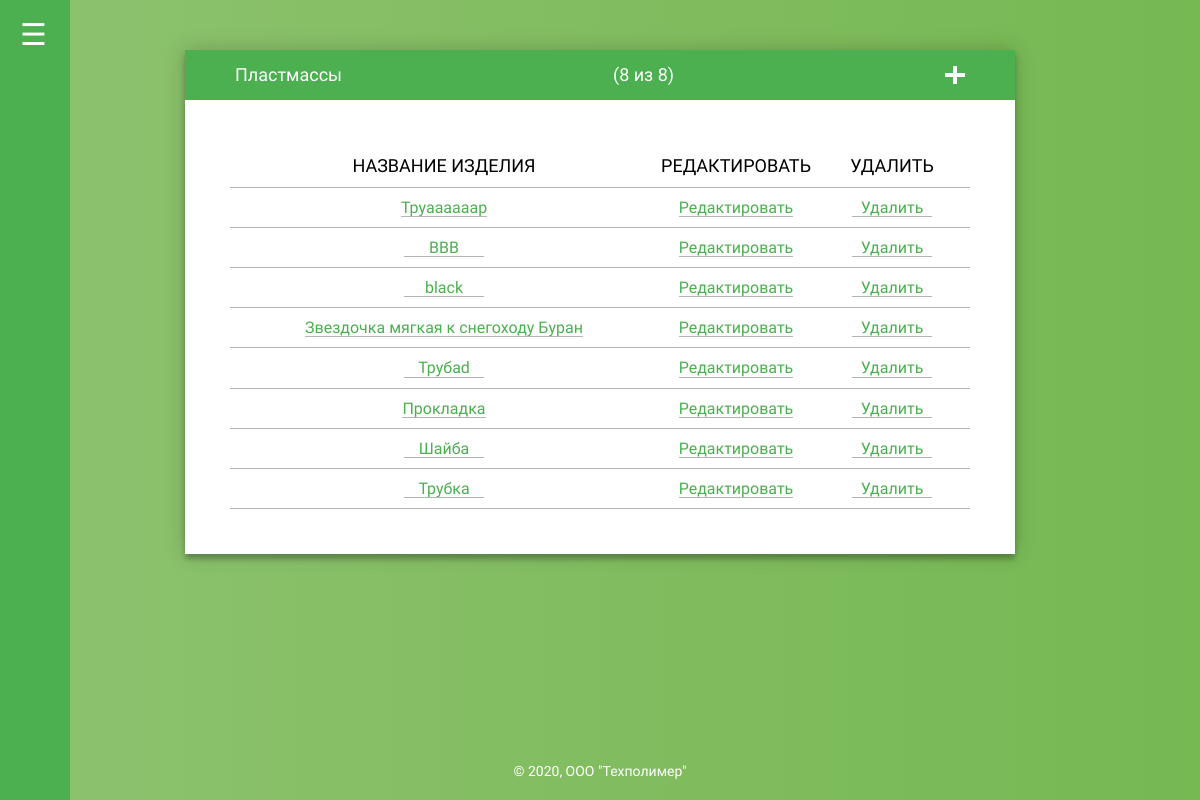
/admin/viewCatalogs/1 (signed in), run on the app's committed database.
### tables this page shows
CREATE TABLE IF NOT EXISTS `catalogs` (
  `id` int(11) NOT NULL AUTO_INCREMENT,
  `title` varchar(100) NOT NULL,
  `file` text NOT NULL,
  PRIMARY KEY (`id`),
  UNIQUE KEY `title` (`title`)
);

CREATE TABLE IF NOT EXISTS `products` (
  `id` int(11) NOT NULL AUTO_INCREMENT,
  `idCatalog` int(11) NOT NULL,
  `title` varchar(100) NOT NULL,
  `price` text NOT NULL,
  `materials` text NOT NULL,
  `specifications` text NOT NULL,
  `delivery` text NOT NULL,
  `amount` text NOT NULL,
  `file1` text NOT NULL,
  `file2` text NOT NULL,
  `file3` text NOT NULL,
  PRIMARY KEY (`id`),
  KEY `idCatalog` (`idCatalog`)
);

### index.php (called while the page is built, shortened)
<?php
spl_autoload_register(function($class){
	$path = str_replace('\\', '/', $class.'.php');
});
$router = new Router;
$router->run();

### lib/db.php (called while the page is built, shortened)
<?php
class Db
{
	protected $db;
	public function __construct()
	{
		$config = require 'config/dbConfig.php';
		$this->db = new PDO('mysql:host='.$config['host'].';dbname='.$config['name'].'',$config['user'],$config['password']);
	}
	public function query($sql, $params = array())
	{
		$stmt = $this->db->prepare($sql);
		if(!empty($params))
		{
			foreach($params as $key =>$val)
			{
				if (is_int($val))
				{
					$type = PDO::PARAM_INT;
				} else
				{
					$type = PDO::PARAM_STR;
				}
				$stmt->bindValue(":".$key, $val, $type);
			}
		}
		$stmt->execute();
		return $stmt;
	}
	public function row($sql, $params = array())
	{
		$result = $this->query($sql, $params);
		return $result->fetchAll(PDO::FETCH_ASSOC);
	}
	public function column($sql, $params = array())
	{
		$result = $this->query($sql, $params);
		return $result->fetchColumn();
	}
}

### config/dbConfig.php (called while the page is built)
<?php
return array(
	'host' => 'localhost',
	'name' => 'detailsmeta',
	'user' => 'root',
	'password' => '',
);

### models/mainModel.php (called while the page is built, shortened)
<?php
class MainModel extends Model
{
	public function getCatalogById($id)
	{
		$params = array(
			'id' => $id,
		);
		return $this->db->row('SELECT * FROM catalogs WHERE id = :id', $params);
	}
	public function productsList($start, $count, $idCatalog)
	{
		$params = array(
			'count' => $count,
			'start' => $start,
			'idCatalog' => $idCatalog,
		);
		return $this->db->row('SELECT * FROM products WHERE idCatalog = :idCatalog ORDER BY id DESC LIMIT :start, :count', $params);
	}
	public function productsCount($id)
	{
		$params = array(
			'id' => $id,
		);
		return $this->db->column('SELECT COUNT(id) FROM products WHERE idCatalog = :id', $params);
	}
}
?>

### core/controller.php (called while the page is built, shortened)
<?php
abstract class Controller
{
	public function __construct($route)
	{
		$this->route = $route;
	}
}

### core/model.php (called while the page is built, shortened)
<?php
abstract class Model
{
	public function __construct()
	{
		$this->db = new Db;
	}
}

### views/admin/viewProductListView.php (the view, shortened to what this page needs)
<div class="container">
    <div class="panel settings-panel">
		<div class="title-panel">
			<span class="c-white fs-medium ff-SansNarrow"><?php echo $catalog[0]['title']; ?></span>
			<?php if (!empty($total)): ?>
				<span class="c-white fs-medium ff-SansNarrow" id="info-count-total"></span>
			<?php endif; ?>
			<a href="/admin/addProduct/<?php echo $catalog[0]['id']; ?>">
				<div class="b-plus-title "></div>
			</a>
		</div>
		<?php if (empty($list)): ?>
			<div class="container-empty-list">
				<span class="fs-medium ff-SansNarrow">Список изделий пуст</span>
			</div>
        <?php else: ?>
			<div class="d-table ff-SansNarrow">
				<div class="d-tr d-th">
					<span class="d-td fs-medium" style="flex-grow: 3;">
						Название изделия
					</span>
					<span class="d-td fs-medium">
						Редактировать
					</span>
					<span class="d-td fs-medium">
						Удалить
					</span>
				</div>
				<?php foreach ($list as $val): ?>
					<div class="d-tr" id="delete-block" data-id="<?php echo $val['id']; ?>">
						<span class="d-td" style="flex-grow: 3;">
							<a class="d-td-action" href="/product/<?php echo $val['id']; ?>">
								<?php echo $val['title']; ?>
							</a>
						</span>
						<span class="d-td">
							<a class="d-td-action" href="/admin/editProduct/<?php echo $val['id']; ?>">Редактировать</a>
						</span>
						<span class="d-td">
							<a class="d-td-action" href="" id="delete-button" data-id="<?php echo $val['id']; ?>">Удалить</a>
						</span>
					</div>
				<?php endforeach; ?>
			</div>
		<?php endif; ?>
    </div>
</div>

### public/styles/admin.css (style rules this page uses)
:root { --c-green: #4caf50; --c-green-d: #43a047; --c-gray-l: #b3b3b3; --c-white: #fff; --c-black: #000; }
body { font: 14px/1.2 'PT Sans Narrow', san-serif; background: #76b852; background: -webkit-linear-gradient(right, #76b852, #8DC26F); background: -moz-linear-gradient(right, #76b852, #8DC26F); background: -o-linear-gradient(right, #76b852, #8DC26F); background: linear-gradient(to left, #76b852, #8DC26F); font-family: "Roboto", sans-serif; -webkit-font-smoothing: antialiased; -moz-osx-font-smoothing: grayscale; height: 100vh; display: flex; flex-direction: column; padding: 0px; margin: 0px; }
*, *:before, *:after { box-sizing: border-box; -webkit-box-sizing: border-box; -moz-box-sizing: border-box; }
.container { max-width: calc(800px + 6*5px + 160px); min-width: 410px; margin: 0 auto; }
.panel { margin-top: 50px; margin-left: 80px; margin-right: 80px; max-width: calc(800px + 6*5px); min-width: calc(410px); }
.settings-panel { z-index: 1; background: var(--c-white); box-shadow: 0 0 20px 0 rgba(0, 0, 0, 0.2), 0 5px 5px 0 rgba(0, 0, 0, 0.24); }
.title-panel { display: flex; justify-content: space-between; align-items: center; background-color: var(--c-green); height: 50px; line-height: 50px; padding-left: 50px; padding-right: 50px; }
.b-plus-title { position: relative; background-color: var(--c-green); width: 18px; height: 18px; padding-right: 20px; }
.b-plus-title:after { content: ""; position: absolute; background-color: var(--c-white); transition: transform 0.25s ease-out, background-color .25s ease-in-out; top: 50%; left: 0; width: 100%; height: 4px; margin-top: -2px; }
.b-plus-title:before { content: ""; position: absolute; background-color: var(--c-white); transition: transform 0.25s ease-out, background-color .25s ease-in-out; top: 0; left: 50%; width: 4px; height: 100%; margin-left: -2px; }
.d-table { display: flex; flex-flow: column nowrap; flex: 1 1 auto; padding: 45px; }
.d-th { display: none; text-transform: uppercase; }
.d-tr { display: flex; flex-flow: row nowrap; }
.d-td { display: flex; flex-flow: row nowrap; flex-grow: 1; flex-basis: 0; padding: 10px; min-width: 100px; border-bottom: 1px solid var(--c-gray-l); white-space: normal; justify-content: center; align-items: center; }
.d-td-action { position: relative; padding: 0; font-weight: 300; font-size: 16px; color: var(--c-green); min-width: 80px; text-decoration: none; text-align: center; -webkit-transition: color .5s ease, padding .5s ease; -moz-transition: color .5s ease, padding .5s ease; transition: color .5s ease, padding .5s ease; }
.d-td-action:after { content: ''; display: block; position: absolute; left: 0; bottom: 0; height: 1px; width: 100%; background: var(--c-gray-l); -webkit-transition: width .5s ease; transition: width .5s ease; }
.c-white { color: var(--c-white); }
.fs-medium { font-size: 18px; }
.ff-SansNarrow { font-family: 'PT Sans Narrow', san-serif; }

### data on the page
catalogs: title "Пластмассы"
products: title "Труаааааар"
products: title "BBB"
products: title "black"
products: title "Звездочка мягкая к снегоходу Буран"
products: title "Трубаd"
products: title "Прокладка"
products: title "Шайба"
products: title "Трубка"

### other printed values
$vars['orgName'] "ООО \"Техполимер\""
